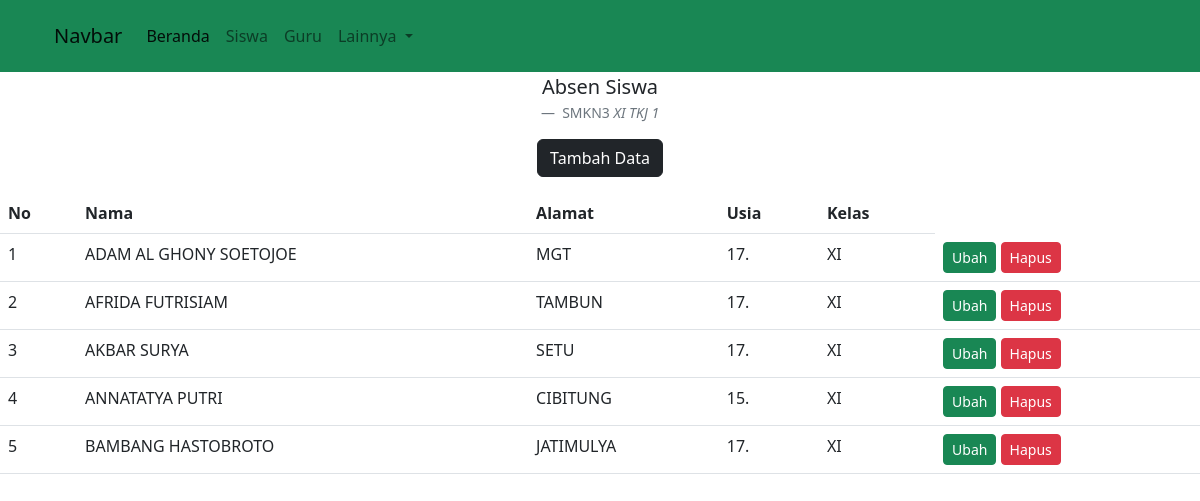
The page / on the database its author committed.
### tables this page shows
create table siswa(
    nis int(10) primary key auto_increment,
    nama varchar(25) not null,
    alamat varchar(25) not null,
    usia varchar(11) not null,
    kelas varchar(10) not null
);

### index.php (the view, shortened to what this page needs)
<?php
include 'koneksi.php';
$query = "select*from siswa;";
$sql = mysqli_query($conn, $query);
$no = 1;
?>
<!DOCTYPE html>
<html lang="en">
<head>
    <!DOCTYPE html>
    <html lang="en">
    <head>
        <link href="https://cdn.jsdelivr.net/npm/bootstrap@5.2.3/dist/css/bootstrap.min.css" rel="stylesheet">
    </head>
<body>
    <nav class="navbar navbar-dark bg-success">
        <div class="container">
            <?php include 'navbar.php' ?>
        </div>
    </nav>
    <figure class="text-center">
        <blockquote class="blockquote">
            <p>Absen Siswa</p>
        </blockquote>
        <figcaption class="blockquote-footer">
            SMKN3 <cite title="Source Title">XI TKJ 1</cite>
        </figcaption>
        <a class="btn btn-dark" href="aksi.php" role="button">Tambah Data</a>
    </figure>
    <table class="table">
        <thead>
            <tr>
                <th scope="col">No</th>
                <th scope="col">Nama</th>
                <th scope="col">Alamat</th>
                <th scope="col">Usia</th>
                <th scope="col">Kelas</th>
            </tr>
        </thead>
        <tbody>
            <?php
            while ($result = mysqli_fetch_assoc($sql)) {
            ?>
                <tr>
                    <td>
                        <?php echo $no++; ?>
                    </td>
                    <td>
                        <?php echo $result['nama']; ?>
                    </td>
                    <td>
                        <?php echo $result['alamat']; ?>
                    </td>
                    <td>
                        <?php echo $result['usia']; ?>.
                    </td>
                    <td>
                        <?php echo $result['kelas']; ?>
                    </td>
                    <td><a href="aksi.php?ubah= <?php echo $result['nis']; ?>" type="button" class="btn btn-success btn-sm">Ubah</a>
                        <a href="proses.php?hapus= <?php echo $result['nis']; ?>" type="button" class="btn btn-danger btn-sm" onClick="return confirm ('apakah anda ingin menghapus data tersebut?')">Hapus</a>
                    </td>
                </tr>
            <?php
            }
            ?>
        </tbody>
    </table>
</body>
</html>

### navbar.php (shortened to what this page needs)
<!DOCTYPE html>
<html lang="en">
<head>
</head>
<body>
    <nav class="navbar navbar-expand-lg navbar-light bg-success">
        <div class="container-fluid">
            <a class="navbar-brand" href="#">Navbar</a>
            <div class="collapse navbar-collapse" id="navbarNavDropdown">
                <ul class="navbar-nav">
                    <li class="nav-item">
                        <a class="nav-link active" aria-current="page" href="beranda.php">Beranda</a>
                    </li>
                    <li class="nav-item">
                        <a class="nav-link" href="index.php">Siswa</a>
                    </li>
                    <li class="nav-item">
                        <a class="nav-link" href="index2.php">Guru</a>
                    </li>
                    <li class="nav-item dropdown">
                        <a class="nav-link dropdown-toggle" href="#" id="navbarDropdownMenuLink" role="button" data-bs-toggle="dropdown" aria-expanded="false">
                            Lainnya
                        </a>
                    </li>
                </ul>
            </div>
        </div>
    </nav>
</body>
</html>

### rows shown on the page
siswa: nama "ADAM AL GHONY SOETOJOE", alamat "MGT", usia "17", kelas "XI"
siswa: nama "AFRIDA FUTRISIAM", alamat "TAMBUN", usia "17", kelas "XI"
siswa: nama "AKBAR SURYA", alamat "SETU", usia "17", kelas "XI"
siswa: nama "ANNATATYA PUTRI", alamat "CIBITUNG", usia "15", kelas "XI"
siswa: nama "BAMBANG HASTOBROTO", alamat "JATIMULYA", usia "17", kelas "XI"
